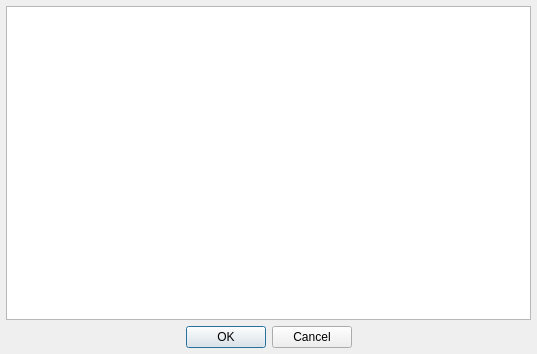
<?xml version="1.0" encoding="UTF-8"?>
<ui version="4.0">
 <class>TextEditDialogClass</class>
 <widget class="QDialog" name="TextEditDialogClass">
  <property name="geometry">
   <rect>
    <x>0</x>
    <y>0</y>
    <width>537</width>
    <height>354</height>
   </rect>
  </property>
  <property name="windowTitle">
   <string>Edit...</string>
  </property>
  <property name="locale">
   <locale language="English" country="UnitedStates"/>
  </property>
  <property name="modal">
   <bool>true</bool>
  </property>
  <layout class="QGridLayout" name="gridLayout">
   <property name="margin">
    <number>6</number>
   </property>
   <item row="0" column="0">
    <widget class="QPlainTextEdit" name="plainTextEdit"/>
   </item>
   <item row="1" column="0">
    <widget class="QDialogButtonBox" name="buttonBox">
     <property name="standardButtons">
      <set>QDialogButtonBox::Cancel|QDialogButtonBox::Ok</set>
     </property>
     <property name="centerButtons">
      <bool>true</bool>
     </property>
    </widget>
   </item>
  </layout>
 </widget>
 <layoutdefault spacing="6" margin="11"/>
 <resources/>
 <connections>
  <connection>
   <sender>buttonBox</sender>
   <signal>accepted()</signal>
   <receiver>TextEditDialogClass</receiver>
   <slot>accept()</slot>
   <hints>
    <hint type="sourcelabel">
     <x>207</x>
     <y>241</y>
    </hint>
    <hint type="destinationlabel">
     <x>199</x>
     <y>149</y>
    </hint>
   </hints>
  </connection>
  <connection>
   <sender>buttonBox</sender>
   <signal>rejected()</signal>
   <receiver>TextEditDialogClass</receiver>
   <slot>reject()</slot>
   <hints>
    <hint type="sourcelabel">
     <x>207</x>
     <y>241</y>
    </hint>
    <hint type="destinationlabel">
     <x>199</x>
     <y>149</y>
    </hint>
   </hints>
  </connection>
 </connections>
</ui>
